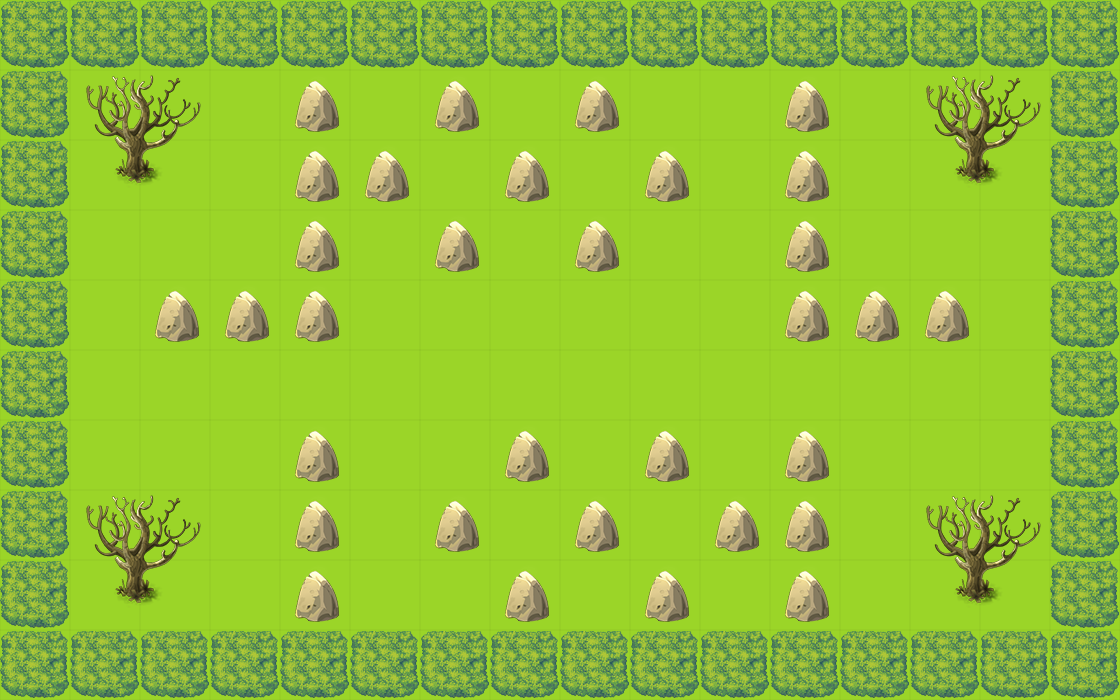

A level layout from a 2D game, rendered from its tile map. Below: a short description, then the map file with tile-grid data replaced by summaries:
An orthogonal 16x10 tile map with 70x70 px tiles, 2 tile layers (bgLayer, walkLayer) and 10 objects (2x monster_0, player, key, exit, box_1, ...).

<map version="1.0" orientation="orthogonal" renderorder="right-down" width="16" height="10" tilewidth="70" tileheight="70" nextobjectid="22">
 <tileset firstgid="1" name="素材 (1)" tilewidth="70" tileheight="70" tilecount="100">
  <image source="素材 (1).png" width="700" height="700" />
 </tileset>
 <layer name="bgLayer" width="16" height="10">
  <data>[160 cells, 160 non-empty, 1 distinct tile ids]</data>
 </layer>
 <layer name="walkLayer" width="16" height="10">
  <data>[160 cells, 96 non-empty, 6 distinct tile ids]</data>
 </layer>
 <objectgroup name="object0">
  <object id="1" name="player" x="490" y="350" width="70" height="70">
   <properties>
    <property name="hp" value="600" />
   </properties>
  </object>
 </objectgroup>
 <objectgroup name="object1">
  <object id="3" name="key" x="210" y="70" width="70" height="70" />
  <object id="4" name="exit" x="840" y="560" width="70" height="70" />
 </objectgroup>
 <objectgroup name="object2">
  <object id="5" name="box_1" x="210" y="560" width="70" height="70" />
  <object id="8" name="box_2" x="980" y="420" width="70" height="70" />
  <object id="9" name="box_3" x="840" y="70" width="70" height="70" />
 </objectgroup>
 <objectgroup name="object4">
  <object id="20" name="monster_0" x="700" y="210" width="70" height="70">
   <properties>
    <property name="dirX" value="0" />
    <property name="dirY" value="-1" />
    <property name="path" value="monster_2.png" />
    <property name="reverse" value="-2" />
    <property name="speed" value="100" />
   </properties>
  </object>
  <object id="21" name="monster_0" x="350" y="490" width="70" height="70">
   <properties>
    <property name="dirX" value="0" />
    <property name="dirY" value="1" />
    <property name="path" value="monster_1.png" />
    <property name="reverse" value="-2" />
    <property name="speed" value="100" />
   </properties>
  </object>
 </objectgroup>
 <objectgroup name="object3">
  <object id="18" name="trap_2" x="490" y="70" width="70" height="70" />
  <object id="19" name="trap_1" x="560" y="560" width="70" height="70" />
 </objectgroup>
</map>
